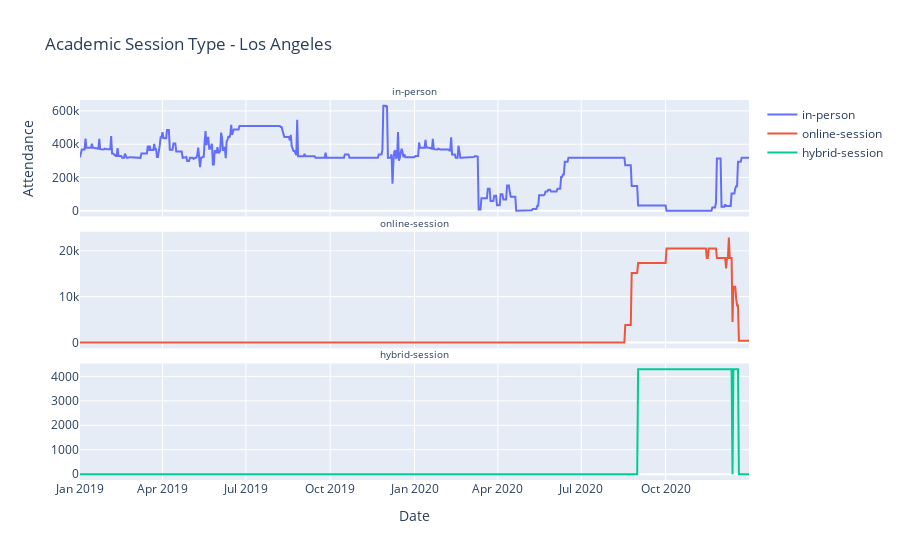

This figure's notebook cell:
### Markdown cell above
<a id='session_type'></a>
## Session Type

### Code cell
# Group by each day and take the sum
session_type_daily = (
       df_daily_covid_adj.groupby(['session_type',
                         'daily_breakdown'],
                        )
               .agg(
                       total_attendance=('phq_attendance', 'sum')
                   )
               .reset_index()
                      )
# Convert title to different columns
df_day_session = pd.pivot_table(session_type_daily,
                                values='total_attendance',
                                index=['daily_breakdown'],
                                columns=['session_type'],
                                aggfunc='sum',
                                fill_value=0)

df_day_session.reset_index(inplace=True)

session_types = df['session_type'].unique()

fig = make_subplots(rows=len(session_types),
                    cols=1,
                    shared_xaxes=True,
                    vertical_spacing=0.04,
                    subplot_titles=(session_types))


for row, session in enumerate(session_types, start=1):
    fig.add_trace(go.Scatter(x=df_day_session['daily_breakdown'],
                             y=df_day_session[session],
                             mode='lines',
                             name=session),
                  row=row,
                  col=1)


fig.update_layout(
    title_text="Academic Session Type - {}".format(CURRENT_PLACENAME)
    )
for i in fig['layout']['annotations']:
    i['font'] = dict(size=10)

fig.update_yaxes(title_text="Attendance", row=int(row/2))
fig.update_xaxes(title_text="Date", row=row)

### Figure 1 — Plotly figure (JSON) as saved in the notebook; plotly's stock layout.template omitted (floating-point values rounded to 4 significant figures; data arrays with more than 128 entries replaced by an {"elided": "..."} marker saying what was removed)
{"data": [{"mode": "lines", "name": "in-person", "type": "scatter", "x": {"elided": "731 str values"}, "xaxis": "x", "y": {"elided": "731 int values"}, "yaxis": "y"}, {"mode": "lines", "name": "online-session", "type": "scatter", "x": {"elided": "731 str values"}, "xaxis": "x2", "y": {"elided": "731 int values"}, "yaxis": "y2"}, {"mode": "lines", "name": "hybrid-session", "type": "scatter", "x": {"elided": "731 str values"}, "xaxis": "x3", "y": {"elided": "731 int values"}, "yaxis": "y3"}], "layout": {"annotations": [{"font": {"size": 10}, "showarrow": false, "text": "in-person", "x": 0.5, "xanchor": "center", "xref": "paper", "y": 1, "yanchor": "bottom", "yref": "paper"}, {"font": {"size": 10}, "showarrow": false, "text": "online-session", "x": 0.5, "xanchor": "center", "xref": "paper", "y": 0.6533, "yanchor": "bottom", "yref": "paper"}, {"font": {"size": 10}, "showarrow": false, "text": "hybrid-session", "x": 0.5, "xanchor": "center", "xref": "paper", "y": 0.3067, "yanchor": "bottom", "yref": "paper"}], "autosize": true, "title": {"text": "Academic Session Type - Los Angeles"}, "xaxis": {"anchor": "y", "autorange": true, "domain": [0, 1], "matches": "x3", "range": ["2019-01-01", "2020-12-31"], "showticklabels": false, "type": "date"}, "xaxis2": {"anchor": "y2", "autorange": true, "domain": [0, 1], "matches": "x3", "range": ["2019-01-01", "2020-12-31"], "showticklabels": false, "type": "date"}, "xaxis3": {"anchor": "y3", "autorange": true, "domain": [0, 1], "range": ["2019-01-01", "2020-12-31"], "title": {"text": "Date"}, "type": "date"}, "yaxis": {"anchor": "x", "autorange": true, "domain": [0.6933, 1], "range": [-35030.0, 665600.0], "title": {"text": "Attendance"}, "type": "linear"}, "yaxis2": {"anchor": "x2", "autorange": true, "domain": [0.3467, 0.6533], "range": [-1272.0, 24170.0], "type": "linear"}, "yaxis3": {"anchor": "x3", "autorange": true, "domain": [0, 0.3067], "range": [-238.4, 4529.0], "type": "linear"}}}
